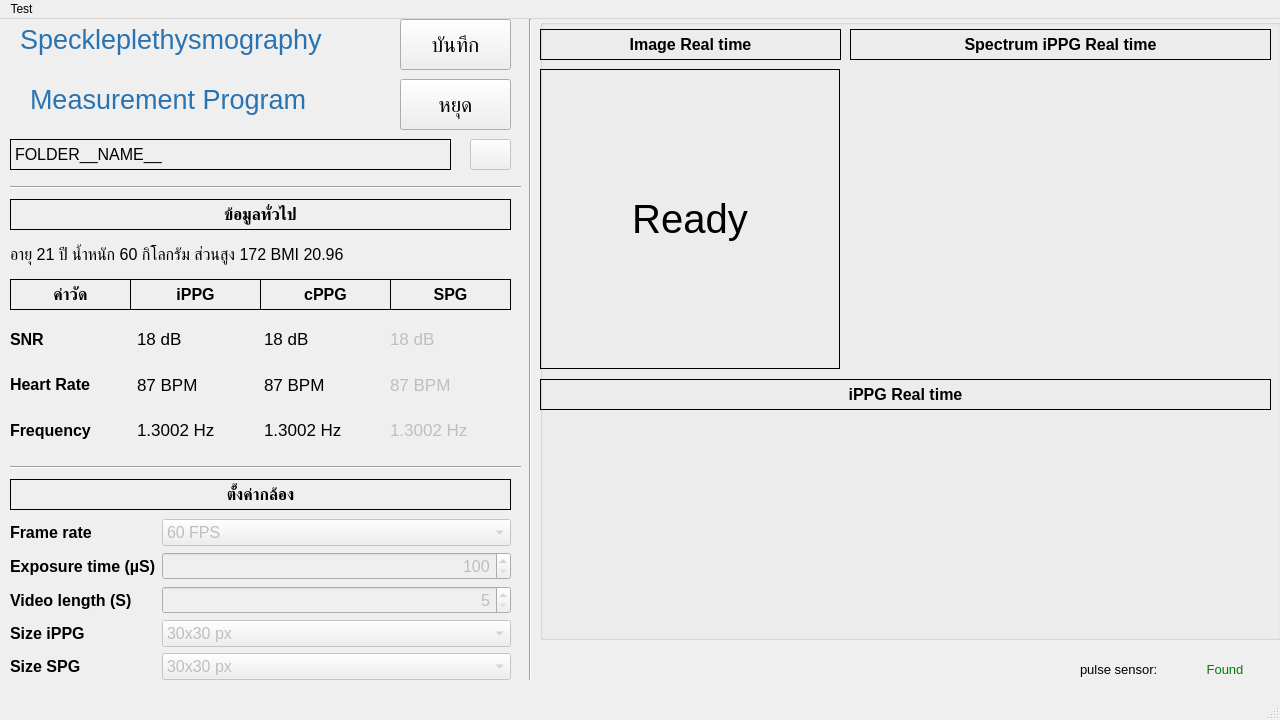
<?xml version="1.0" encoding="UTF-8"?>
<ui version="4.0">
 <class>MainWindow</class>
 <widget class="QMainWindow" name="MainWindow">
  <property name="geometry">
   <rect>
    <x>0</x>
    <y>0</y>
    <width>1280</width>
    <height>720</height>
   </rect>
  </property>
  <property name="windowTitle">
   <string>MainWindow</string>
  </property>
  <widget class="QWidget" name="centralwidget">
   <widget class="Line" name="line">
    <property name="geometry">
     <rect>
      <x>520</x>
      <y>0</y>
      <width>20</width>
      <height>661</height>
     </rect>
    </property>
    <property name="orientation">
     <enum>Qt::Vertical</enum>
    </property>
   </widget>
   <widget class="QWidget" name="formLayoutWidget">
    <property name="geometry">
     <rect>
      <x>10</x>
      <y>500</y>
      <width>501</width>
      <height>180</height>
     </rect>
    </property>
    <layout class="QFormLayout" name="formLayout">
     <item row="0" column="0">
      <widget class="QLabel" name="label_14">
       <property name="font">
        <font>
         <pointsize>12</pointsize>
         <weight>75</weight>
         <bold>true</bold>
        </font>
       </property>
       <property name="styleSheet">
        <string notr="true"/>
       </property>
       <property name="frameShape">
        <enum>QFrame::NoFrame</enum>
       </property>
       <property name="text">
        <string>Frame rate</string>
       </property>
       <property name="alignment">
        <set>Qt::AlignLeading|Qt::AlignLeft|Qt::AlignVCenter</set>
       </property>
      </widget>
     </item>
     <item row="1" column="0">
      <widget class="QLabel" name="label_18">
       <property name="font">
        <font>
         <pointsize>12</pointsize>
         <weight>75</weight>
         <bold>true</bold>
        </font>
       </property>
       <property name="styleSheet">
        <string notr="true"/>
       </property>
       <property name="frameShape">
        <enum>QFrame::NoFrame</enum>
       </property>
       <property name="text">
        <string>Exposure time (µS)</string>
       </property>
       <property name="alignment">
        <set>Qt::AlignLeading|Qt::AlignLeft|Qt::AlignVCenter</set>
       </property>
      </widget>
     </item>
     <item row="2" column="0">
      <widget class="QLabel" name="label_19">
       <property name="font">
        <font>
         <pointsize>12</pointsize>
         <weight>75</weight>
         <bold>true</bold>
        </font>
       </property>
       <property name="styleSheet">
        <string notr="true"/>
       </property>
       <property name="frameShape">
        <enum>QFrame::NoFrame</enum>
       </property>
       <property name="text">
        <string>Video length (S)</string>
       </property>
       <property name="alignment">
        <set>Qt::AlignLeading|Qt::AlignLeft|Qt::AlignVCenter</set>
       </property>
      </widget>
     </item>
     <item row="0" column="1">
      <widget class="QComboBox" name="comboBox">
       <property name="enabled">
        <bool>false</bool>
       </property>
       <property name="font">
        <font>
         <pointsize>12</pointsize>
        </font>
       </property>
       <item>
        <property name="text">
         <string>60 FPS</string>
        </property>
       </item>
       <item>
        <property name="text">
         <string>120 FPS</string>
        </property>
       </item>
       <item>
        <property name="text">
         <string>180 FPS</string>
        </property>
       </item>
       <item>
        <property name="text">
         <string>240 FPS</string>
        </property>
       </item>
      </widget>
     </item>
     <item row="2" column="1">
      <widget class="QSpinBox" name="spinBox">
       <property name="enabled">
        <bool>false</bool>
       </property>
       <property name="font">
        <font>
         <pointsize>12</pointsize>
        </font>
       </property>
       <property name="alignment">
        <set>Qt::AlignRight|Qt::AlignTrailing|Qt::AlignVCenter</set>
       </property>
       <property name="minimum">
        <number>5</number>
       </property>
       <property name="maximum">
        <number>60</number>
       </property>
      </widget>
     </item>
     <item row="1" column="1">
      <widget class="QSpinBox" name="spinBox_2">
       <property name="enabled">
        <bool>false</bool>
       </property>
       <property name="font">
        <font>
         <pointsize>12</pointsize>
        </font>
       </property>
       <property name="alignment">
        <set>Qt::AlignRight|Qt::AlignTrailing|Qt::AlignVCenter</set>
       </property>
       <property name="minimum">
        <number>100</number>
       </property>
       <property name="maximum">
        <number>20000</number>
       </property>
      </widget>
     </item>
     <item row="3" column="0">
      <widget class="QLabel" name="label_20">
       <property name="font">
        <font>
         <pointsize>12</pointsize>
         <weight>75</weight>
         <bold>true</bold>
        </font>
       </property>
       <property name="styleSheet">
        <string notr="true"/>
       </property>
       <property name="frameShape">
        <enum>QFrame::NoFrame</enum>
       </property>
       <property name="text">
        <string>Size iPPG</string>
       </property>
       <property name="alignment">
        <set>Qt::AlignLeading|Qt::AlignLeft|Qt::AlignVCenter</set>
       </property>
      </widget>
     </item>
     <item row="4" column="0">
      <widget class="QLabel" name="label_24">
       <property name="font">
        <font>
         <pointsize>12</pointsize>
         <weight>75</weight>
         <bold>true</bold>
        </font>
       </property>
       <property name="styleSheet">
        <string notr="true"/>
       </property>
       <property name="frameShape">
        <enum>QFrame::NoFrame</enum>
       </property>
       <property name="text">
        <string>Size SPG</string>
       </property>
       <property name="alignment">
        <set>Qt::AlignLeading|Qt::AlignLeft|Qt::AlignVCenter</set>
       </property>
      </widget>
     </item>
     <item row="3" column="1">
      <widget class="QComboBox" name="comboBox_2">
       <property name="enabled">
        <bool>false</bool>
       </property>
       <property name="font">
        <font>
         <pointsize>12</pointsize>
        </font>
       </property>
       <item>
        <property name="text">
         <string>30x30 px</string>
        </property>
       </item>
       <item>
        <property name="text">
         <string>50x50 px</string>
        </property>
       </item>
       <item>
        <property name="text">
         <string>100x100 px</string>
        </property>
       </item>
       <item>
        <property name="text">
         <string>150x150 px</string>
        </property>
       </item>
       <item>
        <property name="text">
         <string>200x200 px</string>
        </property>
       </item>
       <item>
        <property name="text">
         <string>250x250 px</string>
        </property>
       </item>
       <item>
        <property name="text">
         <string>300x300 px</string>
        </property>
       </item>
      </widget>
     </item>
     <item row="4" column="1">
      <widget class="QComboBox" name="comboBox_3">
       <property name="enabled">
        <bool>false</bool>
       </property>
       <property name="font">
        <font>
         <pointsize>12</pointsize>
        </font>
       </property>
       <item>
        <property name="text">
         <string>30x30 px</string>
        </property>
       </item>
       <item>
        <property name="text">
         <string>50x50 px</string>
        </property>
       </item>
       <item>
        <property name="text">
         <string>100x100 px</string>
        </property>
       </item>
       <item>
        <property name="text">
         <string>150x150 px</string>
        </property>
       </item>
       <item>
        <property name="text">
         <string>200x200 px</string>
        </property>
       </item>
       <item>
        <property name="text">
         <string>250x250 px</string>
        </property>
       </item>
       <item>
        <property name="text">
         <string>300x300 px</string>
        </property>
       </item>
      </widget>
     </item>
    </layout>
   </widget>
   <widget class="QLabel" name="label_3">
    <property name="geometry">
     <rect>
      <x>390</x>
      <y>260</y>
      <width>121</width>
      <height>31</height>
     </rect>
    </property>
    <property name="font">
     <font>
      <pointsize>12</pointsize>
      <weight>75</weight>
      <bold>true</bold>
     </font>
    </property>
    <property name="frameShape">
     <enum>QFrame::Box</enum>
    </property>
    <property name="text">
     <string>SPG</string>
    </property>
    <property name="alignment">
     <set>Qt::AlignCenter</set>
    </property>
   </widget>
   <widget class="QLabel" name="label_4">
    <property name="geometry">
     <rect>
      <x>260</x>
      <y>260</y>
      <width>131</width>
      <height>31</height>
     </rect>
    </property>
    <property name="font">
     <font>
      <pointsize>12</pointsize>
      <weight>75</weight>
      <bold>true</bold>
     </font>
    </property>
    <property name="frameShape">
     <enum>QFrame::Box</enum>
    </property>
    <property name="text">
     <string>cPPG</string>
    </property>
    <property name="alignment">
     <set>Qt::AlignCenter</set>
    </property>
   </widget>
   <widget class="QLabel" name="label">
    <property name="geometry">
     <rect>
      <x>10</x>
      <y>180</y>
      <width>501</width>
      <height>31</height>
     </rect>
    </property>
    <property name="font">
     <font>
      <pointsize>12</pointsize>
      <weight>75</weight>
      <bold>true</bold>
     </font>
    </property>
    <property name="frameShape">
     <enum>QFrame::Box</enum>
    </property>
    <property name="text">
     <string>ข้อมูลทั่วไป</string>
    </property>
    <property name="alignment">
     <set>Qt::AlignCenter</set>
    </property>
   </widget>
   <widget class="Line" name="line_2">
    <property name="geometry">
     <rect>
      <x>10</x>
      <y>160</y>
      <width>511</width>
      <height>16</height>
     </rect>
    </property>
    <property name="orientation">
     <enum>Qt::Horizontal</enum>
    </property>
   </widget>
   <widget class="Line" name="line_3">
    <property name="geometry">
     <rect>
      <x>10</x>
      <y>440</y>
      <width>511</width>
      <height>16</height>
     </rect>
    </property>
    <property name="orientation">
     <enum>Qt::Horizontal</enum>
    </property>
   </widget>
   <widget class="QLabel" name="label_13">
    <property name="geometry">
     <rect>
      <x>10</x>
      <y>460</y>
      <width>501</width>
      <height>31</height>
     </rect>
    </property>
    <property name="font">
     <font>
      <pointsize>12</pointsize>
      <weight>75</weight>
      <bold>true</bold>
     </font>
    </property>
    <property name="frameShape">
     <enum>QFrame::Box</enum>
    </property>
    <property name="text">
     <string>ตั้งค่ากล้อง</string>
    </property>
    <property name="alignment">
     <set>Qt::AlignCenter</set>
    </property>
   </widget>
   <widget class="QLabel" name="folder_name_2">
    <property name="geometry">
     <rect>
      <x>10</x>
      <y>220</y>
      <width>501</width>
      <height>31</height>
     </rect>
    </property>
    <property name="font">
     <font>
      <pointsize>12</pointsize>
     </font>
    </property>
    <property name="frameShape">
     <enum>QFrame::NoFrame</enum>
    </property>
    <property name="text">
     <string>อายุ 21 ปี น้ำหนัก 60 กิโลกรัม ส่วนสูง 172 BMI 20.96</string>
    </property>
   </widget>
   <widget class="QPushButton" name="bt_load_2">
    <property name="enabled">
     <bool>false</bool>
    </property>
    <property name="geometry">
     <rect>
      <x>470</x>
      <y>120</y>
      <width>41</width>
      <height>31</height>
     </rect>
    </property>
    <property name="font">
     <font>
      <pointsize>16</pointsize>
     </font>
    </property>
    <property name="styleSheet">
     <string notr="true"/>
    </property>
    <property name="text">
     <string/>
    </property>
    <property name="icon">
     <iconset>
      <normaloff>resources/reset.png</normaloff>resources/reset.png</iconset>
    </property>
   </widget>
   <widget class="QLabel" name="name1">
    <property name="enabled">
     <bool>true</bool>
    </property>
    <property name="geometry">
     <rect>
      <x>20</x>
      <y>0</y>
      <width>361</width>
      <height>41</height>
     </rect>
    </property>
    <property name="font">
     <font>
      <pointsize>20</pointsize>
     </font>
    </property>
    <property name="styleSheet">
     <string notr="true">color: #2973B2;</string>
    </property>
    <property name="text">
     <string>Speckleplethysmography</string>
    </property>
   </widget>
   <widget class="QLabel" name="folder_name">
    <property name="geometry">
     <rect>
      <x>10</x>
      <y>120</y>
      <width>441</width>
      <height>31</height>
     </rect>
    </property>
    <property name="font">
     <font>
      <pointsize>12</pointsize>
     </font>
    </property>
    <property name="frameShape">
     <enum>QFrame::Box</enum>
    </property>
    <property name="text">
     <string>FOLDER__NAME__</string>
    </property>
   </widget>
   <widget class="QLabel" name="label_25">
    <property name="geometry">
     <rect>
      <x>10</x>
      <y>260</y>
      <width>121</width>
      <height>31</height>
     </rect>
    </property>
    <property name="font">
     <font>
      <pointsize>12</pointsize>
      <weight>75</weight>
      <bold>true</bold>
     </font>
    </property>
    <property name="frameShape">
     <enum>QFrame::Box</enum>
    </property>
    <property name="text">
     <string>ค่าวัด</string>
    </property>
    <property name="alignment">
     <set>Qt::AlignCenter</set>
    </property>
   </widget>
   <widget class="QLabel" name="name2">
    <property name="enabled">
     <bool>true</bool>
    </property>
    <property name="geometry">
     <rect>
      <x>30</x>
      <y>60</y>
      <width>331</width>
      <height>41</height>
     </rect>
    </property>
    <property name="font">
     <font>
      <pointsize>20</pointsize>
     </font>
    </property>
    <property name="styleSheet">
     <string notr="true">color: #2973B2;</string>
    </property>
    <property name="text">
     <string>Measurement Program</string>
    </property>
   </widget>
   <widget class="QWidget" name="gridLayoutWidget">
    <property name="geometry">
     <rect>
      <x>10</x>
      <y>300</y>
      <width>501</width>
      <height>131</height>
     </rect>
    </property>
    <property name="font">
     <font>
      <pointsize>13</pointsize>
     </font>
    </property>
    <layout class="QGridLayout" name="gridLayout">
     <item row="1" column="0">
      <widget class="QLabel" name="label_6">
       <property name="font">
        <font>
         <pointsize>12</pointsize>
         <weight>75</weight>
         <bold>true</bold>
        </font>
       </property>
       <property name="styleSheet">
        <string notr="true"/>
       </property>
       <property name="frameShape">
        <enum>QFrame::NoFrame</enum>
       </property>
       <property name="text">
        <string>Heart Rate</string>
       </property>
       <property name="alignment">
        <set>Qt::AlignLeading|Qt::AlignLeft|Qt::AlignVCenter</set>
       </property>
      </widget>
     </item>
     <item row="2" column="0">
      <widget class="QLabel" name="label_9">
       <property name="font">
        <font>
         <pointsize>12</pointsize>
         <weight>75</weight>
         <bold>true</bold>
        </font>
       </property>
       <property name="styleSheet">
        <string notr="true"/>
       </property>
       <property name="frameShape">
        <enum>QFrame::NoFrame</enum>
       </property>
       <property name="text">
        <string>Frequency</string>
       </property>
       <property name="alignment">
        <set>Qt::AlignLeading|Qt::AlignLeft|Qt::AlignVCenter</set>
       </property>
      </widget>
     </item>
     <item row="1" column="1">
      <widget class="QLabel" name="label_10">
       <property name="font">
        <font>
         <pointsize>13</pointsize>
        </font>
       </property>
       <property name="frameShape">
        <enum>QFrame::NoFrame</enum>
       </property>
       <property name="text">
        <string>87 BPM</string>
       </property>
       <property name="alignment">
        <set>Qt::AlignLeading|Qt::AlignLeft|Qt::AlignVCenter</set>
       </property>
      </widget>
     </item>
     <item row="0" column="1">
      <widget class="QLabel" name="label_11">
       <property name="font">
        <font>
         <pointsize>13</pointsize>
        </font>
       </property>
       <property name="frameShape">
        <enum>QFrame::NoFrame</enum>
       </property>
       <property name="text">
        <string>18 dB</string>
       </property>
       <property name="alignment">
        <set>Qt::AlignLeading|Qt::AlignLeft|Qt::AlignVCenter</set>
       </property>
      </widget>
     </item>
     <item row="2" column="1">
      <widget class="QLabel" name="label_12">
       <property name="font">
        <font>
         <pointsize>13</pointsize>
        </font>
       </property>
       <property name="frameShape">
        <enum>QFrame::NoFrame</enum>
       </property>
       <property name="text">
        <string>1.3002 Hz</string>
       </property>
       <property name="alignment">
        <set>Qt::AlignLeading|Qt::AlignLeft|Qt::AlignVCenter</set>
       </property>
      </widget>
     </item>
     <item row="0" column="0">
      <widget class="QLabel" name="label_5">
       <property name="font">
        <font>
         <pointsize>12</pointsize>
         <weight>75</weight>
         <bold>true</bold>
        </font>
       </property>
       <property name="styleSheet">
        <string notr="true"/>
       </property>
       <property name="frameShape">
        <enum>QFrame::NoFrame</enum>
       </property>
       <property name="text">
        <string>SNR</string>
       </property>
       <property name="alignment">
        <set>Qt::AlignLeading|Qt::AlignLeft|Qt::AlignVCenter</set>
       </property>
      </widget>
     </item>
     <item row="0" column="2">
      <widget class="QLabel" name="label_16">
       <property name="font">
        <font>
         <pointsize>13</pointsize>
        </font>
       </property>
       <property name="frameShape">
        <enum>QFrame::NoFrame</enum>
       </property>
       <property name="text">
        <string>18 dB</string>
       </property>
       <property name="alignment">
        <set>Qt::AlignLeading|Qt::AlignLeft|Qt::AlignVCenter</set>
       </property>
      </widget>
     </item>
     <item row="1" column="2">
      <widget class="QLabel" name="label_15">
       <property name="font">
        <font>
         <pointsize>13</pointsize>
        </font>
       </property>
       <property name="frameShape">
        <enum>QFrame::NoFrame</enum>
       </property>
       <property name="text">
        <string>87 BPM</string>
       </property>
       <property name="alignment">
        <set>Qt::AlignLeading|Qt::AlignLeft|Qt::AlignVCenter</set>
       </property>
      </widget>
     </item>
     <item row="2" column="2">
      <widget class="QLabel" name="label_17">
       <property name="font">
        <font>
         <pointsize>13</pointsize>
        </font>
       </property>
       <property name="frameShape">
        <enum>QFrame::NoFrame</enum>
       </property>
       <property name="text">
        <string>1.3002 Hz</string>
       </property>
       <property name="alignment">
        <set>Qt::AlignLeading|Qt::AlignLeft|Qt::AlignVCenter</set>
       </property>
      </widget>
     </item>
     <item row="0" column="3">
      <widget class="QLabel" name="label_22">
       <property name="enabled">
        <bool>false</bool>
       </property>
       <property name="font">
        <font>
         <pointsize>13</pointsize>
        </font>
       </property>
       <property name="frameShape">
        <enum>QFrame::NoFrame</enum>
       </property>
       <property name="text">
        <string>18 dB</string>
       </property>
       <property name="alignment">
        <set>Qt::AlignLeading|Qt::AlignLeft|Qt::AlignVCenter</set>
       </property>
      </widget>
     </item>
     <item row="1" column="3">
      <widget class="QLabel" name="label_21">
       <property name="enabled">
        <bool>false</bool>
       </property>
       <property name="font">
        <font>
         <pointsize>13</pointsize>
        </font>
       </property>
       <property name="frameShape">
        <enum>QFrame::NoFrame</enum>
       </property>
       <property name="text">
        <string>87 BPM</string>
       </property>
       <property name="alignment">
        <set>Qt::AlignLeading|Qt::AlignLeft|Qt::AlignVCenter</set>
       </property>
      </widget>
     </item>
     <item row="2" column="3">
      <widget class="QLabel" name="label_23">
       <property name="enabled">
        <bool>false</bool>
       </property>
       <property name="font">
        <font>
         <pointsize>13</pointsize>
        </font>
       </property>
       <property name="frameShape">
        <enum>QFrame::NoFrame</enum>
       </property>
       <property name="text">
        <string>1.3002 Hz</string>
       </property>
       <property name="alignment">
        <set>Qt::AlignLeading|Qt::AlignLeft|Qt::AlignVCenter</set>
       </property>
      </widget>
     </item>
    </layout>
   </widget>
   <widget class="QLabel" name="label_2">
    <property name="geometry">
     <rect>
      <x>130</x>
      <y>260</y>
      <width>131</width>
      <height>31</height>
     </rect>
    </property>
    <property name="font">
     <font>
      <pointsize>12</pointsize>
      <weight>75</weight>
      <bold>true</bold>
     </font>
    </property>
    <property name="frameShape">
     <enum>QFrame::Box</enum>
    </property>
    <property name="text">
     <string>iPPG</string>
    </property>
    <property name="alignment">
     <set>Qt::AlignCenter</set>
    </property>
   </widget>
   <widget class="QPushButton" name="bt_load">
    <property name="geometry">
     <rect>
      <x>400</x>
      <y>60</y>
      <width>111</width>
      <height>51</height>
     </rect>
    </property>
    <property name="font">
     <font>
      <pointsize>16</pointsize>
     </font>
    </property>
    <property name="styleSheet">
     <string notr="true"/>
    </property>
    <property name="text">
     <string>หยุด</string>
    </property>
    <property name="icon">
     <iconset>
      <normaloff>resources/stop.png</normaloff>resources/stop.png</iconset>
    </property>
    <property name="iconSize">
     <size>
      <width>20</width>
      <height>20</height>
     </size>
    </property>
    <property name="checkable">
     <bool>false</bool>
    </property>
   </widget>
   <widget class="QPushButton" name="bt_start">
    <property name="geometry">
     <rect>
      <x>400</x>
      <y>0</y>
      <width>111</width>
      <height>51</height>
     </rect>
    </property>
    <property name="font">
     <font>
      <pointsize>16</pointsize>
     </font>
    </property>
    <property name="styleSheet">
     <string notr="true"/>
    </property>
    <property name="text">
     <string>บันทึก</string>
    </property>
    <property name="icon">
     <iconset>
      <normaloff>resources/diskette.png</normaloff>resources/diskette.png</iconset>
    </property>
   </widget>
   <widget class="QGroupBox" name="preview_group">
    <property name="geometry">
     <rect>
      <x>540</x>
      <y>0</y>
      <width>741</width>
      <height>621</height>
     </rect>
    </property>
    <property name="title">
     <string/>
    </property>
    <widget class="QLabel" name="label_31">
     <property name="geometry">
      <rect>
       <x>0</x>
       <y>360</y>
       <width>731</width>
       <height>31</height>
      </rect>
     </property>
     <property name="font">
      <font>
       <pointsize>12</pointsize>
       <weight>75</weight>
       <bold>true</bold>
      </font>
     </property>
     <property name="frameShape">
      <enum>QFrame::Box</enum>
     </property>
     <property name="text">
      <string>iPPG Real time</string>
     </property>
     <property name="alignment">
      <set>Qt::AlignCenter</set>
     </property>
    </widget>
    <widget class="QLabel" name="label_26">
     <property name="geometry">
      <rect>
       <x>0</x>
       <y>10</y>
       <width>301</width>
       <height>31</height>
      </rect>
     </property>
     <property name="font">
      <font>
       <pointsize>12</pointsize>
       <weight>75</weight>
       <bold>true</bold>
      </font>
     </property>
     <property name="frameShape">
      <enum>QFrame::Box</enum>
     </property>
     <property name="text">
      <string>Image Real time</string>
     </property>
     <property name="alignment">
      <set>Qt::AlignCenter</set>
     </property>
    </widget>
    <widget class="QLabel" name="label_27">
     <property name="geometry">
      <rect>
       <x>310</x>
       <y>10</y>
       <width>421</width>
       <height>31</height>
      </rect>
     </property>
     <property name="font">
      <font>
       <pointsize>12</pointsize>
       <weight>75</weight>
       <bold>true</bold>
      </font>
     </property>
     <property name="frameShape">
      <enum>QFrame::Box</enum>
     </property>
     <property name="text">
      <string>Spectrum iPPG Real time</string>
     </property>
     <property name="alignment">
      <set>Qt::AlignCenter</set>
     </property>
    </widget>
    <widget class="QWidget" name="freq_real_time" native="true">
     <property name="geometry">
      <rect>
       <x>310</x>
       <y>50</y>
       <width>421</width>
       <height>301</height>
      </rect>
     </property>
    </widget>
    <widget class="QWidget" name="ippg_real_time" native="true">
     <property name="geometry">
      <rect>
       <x>0</x>
       <y>400</y>
       <width>731</width>
       <height>221</height>
      </rect>
     </property>
    </widget>
    <widget class="QLabel" name="image_real_time">
     <property name="geometry">
      <rect>
       <x>0</x>
       <y>50</y>
       <width>300</width>
       <height>300</height>
      </rect>
     </property>
     <property name="font">
      <font>
       <pointsize>30</pointsize>
      </font>
     </property>
     <property name="frameShape">
      <enum>QFrame::Box</enum>
     </property>
     <property name="text">
      <string>Ready</string>
     </property>
     <property name="alignment">
      <set>Qt::AlignCenter</set>
     </property>
    </widget>
   </widget>
   <widget class="QWidget" name="horizontalLayoutWidget">
    <property name="geometry">
     <rect>
      <x>1080</x>
      <y>630</y>
      <width>191</width>
      <height>41</height>
     </rect>
    </property>
    <layout class="QHBoxLayout" name="horizontalLayout">
     <item>
      <widget class="QLabel" name="personal_data_2">
       <property name="font">
        <font>
         <pointsize>10</pointsize>
        </font>
       </property>
       <property name="frameShape">
        <enum>QFrame::NoFrame</enum>
       </property>
       <property name="text">
        <string>pulse sensor:</string>
       </property>
       <property name="alignment">
        <set>Qt::AlignLeading|Qt::AlignLeft|Qt::AlignVCenter</set>
       </property>
      </widget>
     </item>
     <item>
      <widget class="QLabel" name="personal_data_3">
       <property name="font">
        <font>
         <pointsize>10</pointsize>
        </font>
       </property>
       <property name="styleSheet">
        <string notr="true">color:green;</string>
       </property>
       <property name="frameShape">
        <enum>QFrame::NoFrame</enum>
       </property>
       <property name="text">
        <string>Found</string>
       </property>
       <property name="alignment">
        <set>Qt::AlignCenter</set>
       </property>
      </widget>
     </item>
    </layout>
   </widget>
  </widget>
  <widget class="QMenuBar" name="menubar">
   <property name="geometry">
    <rect>
     <x>0</x>
     <y>0</y>
     <width>1280</width>
     <height>26</height>
    </rect>
   </property>
   <widget class="QMenu" name="menuTest">
    <property name="title">
     <string>Test</string>
    </property>
    <addaction name="actiontest"/>
   </widget>
   <addaction name="menuTest"/>
  </widget>
  <widget class="QStatusBar" name="statusbar"/>
  <action name="actiontest">
   <property name="text">
    <string>test</string>
   </property>
  </action>
 </widget>
 <resources/>
 <connections/>
</ui>
